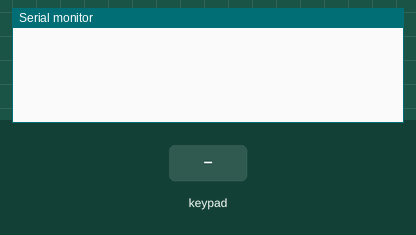
The sketch below on a simulated Arduino Uno, built with avr-gcc and run on an emulated ATmega328P. On the bench: the last lines printed to the serial monitor. The test bench sets the inputs (shaded band).

Above: at 1.2 s.
1.3 s: key '1' pressed
At 1.8 s:
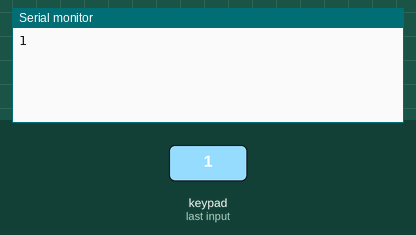
2.8 s: keypad keys 1 2 # pressed 0.4 s apart
At 4.6 s:
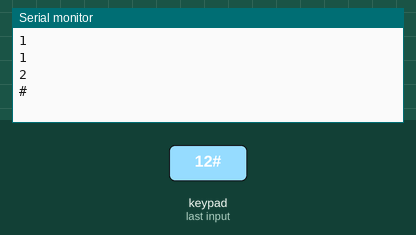
5.5 s: key '3' pressed
At 6.4 s:
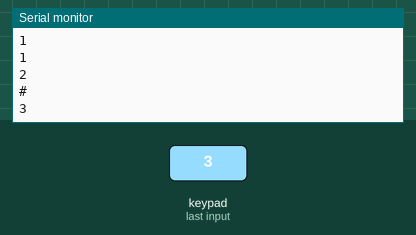
7.0 s: keypad keys 2 5 pressed 0.4 s apart
At 8.9 s:
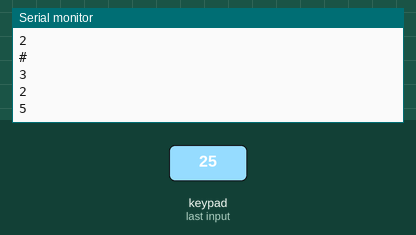
Timing chart, 0 to 10.3 s (numbered marks = the images above; inputs shaded):
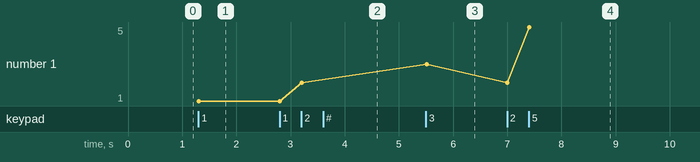

Measured:
- after the input at 1.3 s, the serial monitor: prints a new line at once (image 1)
- after the input at 2.8 s, the serial monitor: prints a new line after 0.41 s (image 2)
- after the input at 5.5 s, the serial monitor: prints a new line at once (image 3)
- after the input at 7.0 s, the serial monitor: prints a new line at once (image 4)
- plotted number 1: 1 → 2 after the input at 2.8 s, 2 → 3 after the input at 5.5 s, 3 → 5 after the input at 7.0 s

The sketch:

TecladoNumerico.ino
```cpp
/*
Autores: Eduardo/Weuller
Fonte:http://abedulengenharia.blogspot.com.br/2011/07/arduino-y-teclado-3x4.html

       Coluna 1    Coluna 2    Coluna 3
Linha 1    1          2            3
Linha 2    4          5            6
Linha 3    7          8            9
Linha 4    .          0            back-space


Pinos:

Pino 1 do teclado: Corresponde à Coluna 2
Pino 2 do teclado: Corresponde à Linha 1
Pino 3 do teclado: Corresponde à Coluna 1
Pino 4 do teclado: Corresponde à Linha 4
Pino 5 do teclado: Corresponde à Coluna 3
Pino 6 do teclado: Corresponde à Linha 3
Pino 7 do teclado: Corresponde à Linha 2

Disposição dos Pinos:
------------------------------->
NULL  1  2  3  4  5  6  7  NULL


*/
#include <Keypad.h>

const byte coluna_1 = 41; //Pino 3 do teclado na porta 41 do Arduino
const byte coluna_2 = 39; //Pino 1 do teclado na porta 39 do Arduino
const byte coluna_3 = 37; //Pino 5 do teclado na porta 37 do Arduino

const byte linha_1 = 35;// Pino 2 do teclado na porta 35 do Arduino
const byte linha_2 = 33;// Pino 7 do teclado na porta 33 do Arduino
const byte linha_3 = 31;// Pino 6 do teclado na porta 31 do Arduino
const byte linha_4 = 29;// Pino 4 do teclado na porta 29 do Arduino

const byte ROWS = 4; //four rows
const byte COLS = 3; //four columns

//define the cymbols on the buttons of the keypads
char numberKeys[ROWS][COLS] = {
    { '1','2','3' },
    { '4','5','6' },
    { '7','8','9' },
    { '.','0','#' }
};

//Pinos do Arduino correspondentes as linhas
byte rowPins[ROWS] = {linha_1, linha_2, linha_3, linha_4}; //connect to the row pinouts of the keypad

//Pinos do Arduino correspondentes as Colunas
byte colPins[COLS] = {coluna_1, coluna_2, coluna_3}; //connect to the column pinouts of the keypad

//initialize an instance of class NewKeypad
Keypad customKeypad = Keypad( makeKeymap(numberKeys), rowPins, colPins, ROWS, COLS);

void setup(){
  Serial.begin(9600);
}

void loop(){
  char customKey = customKeypad.getKey();

  if (customKey){
    Serial.println(customKey);
  }
}
```
